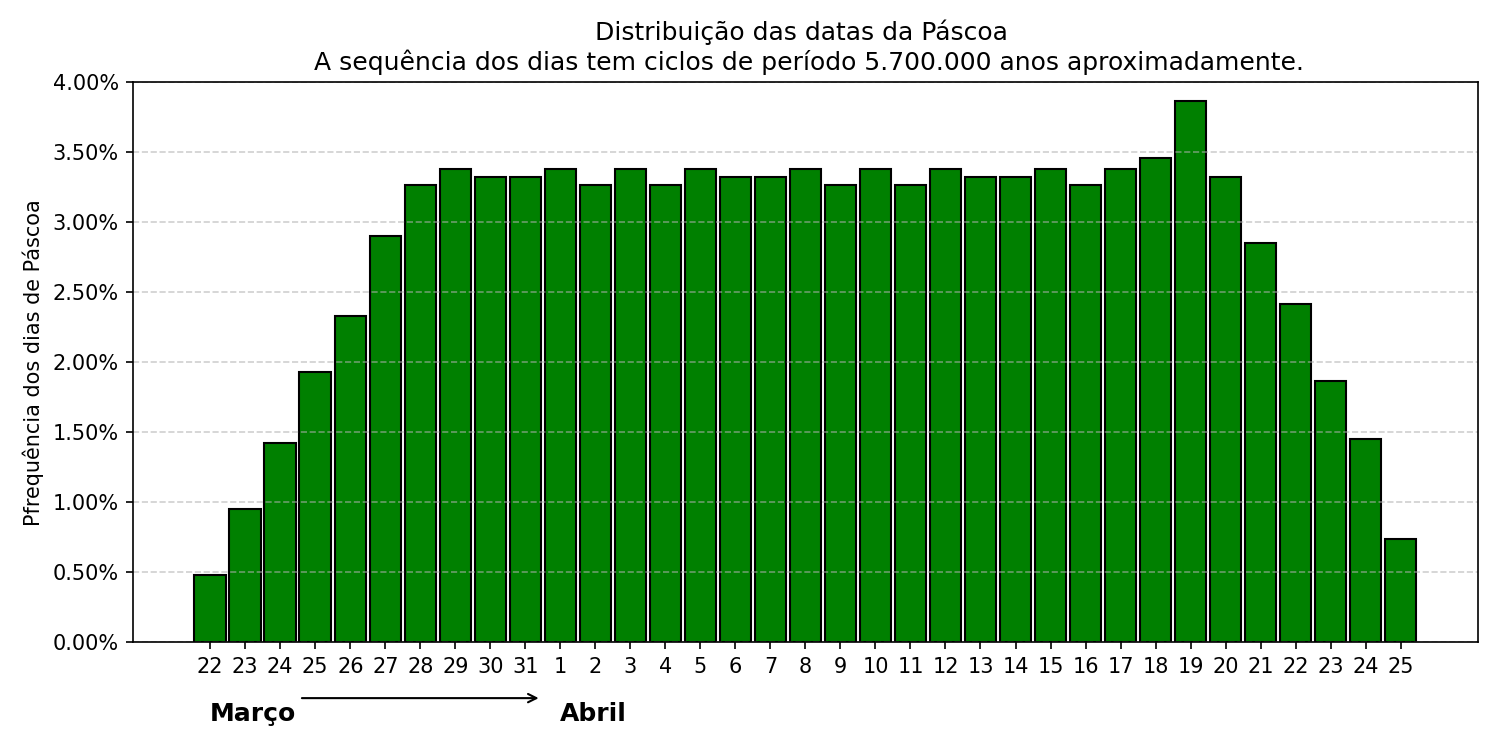

Recreate this plot in Python.
"""
Gera o histograma de frequências relativas da data da Páscoa,
reproduzindo o gráfico "Distribution of the Date of Easter"
https://upload.wikimedia.org/wikipedia/commons/3/3b/Easter_Distribution.png

"""

import numpy as np
import matplotlib.pyplot as plt
from datetime import date, timedelta

# ------------------------------------------------------------------
# 1) Calcula (mes, dia) da Páscoa para um array de anos, de forma
#    vetorizada com numpy (equivalente ao algoritmo de pascoa.py).
# ------------------------------------------------------------------
def datas_pascoa_vetorizado(anos: np.ndarray):
    a = anos % 19
    b = anos // 100
    c = anos % 100
    d = b // 4
    e = b % 4
    f = (b + 8) // 25
    g = (b - f + 1) // 3
    h = (19 * a + b - d - g + 15) % 30
    i = c // 4
    k = c % 4
    L = (32 + 2 * e + 2 * i - h - k) % 7
    m = (a + 11 * h + 22 * L) // 451

    mes = (h + L - 7 * m + 114) // 31
    dia = ((h + L - 7 * m + 114) % 31) + 1

    return mes, dia


# ------------------------------------------------------------------
# 2) Percorre um ciclo completo de 5.700.000 anos (período de
#    repetição do calendário gregoriano para a data da Páscoa).
# ------------------------------------------------------------------
CICLO = 5_700_000
ANO_INICIAL = 1583  # ano seguinte à adoção do calendário gregoriano

anos = np.arange(ANO_INICIAL, ANO_INICIAL + CICLO, dtype=np.int64)
meses, dias = datas_pascoa_vetorizado(anos)

# ------------------------------------------------------------------
# 3) Conta a frequência de cada data (a Páscoa só cai entre
#    22/mar e 25/abr) e converte para percentual.
# ------------------------------------------------------------------
datas_possiveis = []
d0 = date(2001, 3, 22)  # ano não-bissexto qualquer, só para gerar a sequência
for n in range(35):  # 22/mar até 25/abr = 35 datas possíveis
    d = d0 + timedelta(days=n)
    datas_possiveis.append((d.month, d.day))

contagem = {dm: 0 for dm in datas_possiveis}
for mm, dd in zip(meses, dias):
    contagem[(int(mm), int(dd))] += 1

total = CICLO
percentuais = [100 * contagem[dm] / total for dm in datas_possiveis]

# ------------------------------------------------------------------
# 4) Plota o histograma, no mesmo estilo da imagem de referência.
# ------------------------------------------------------------------
rotulos = []
for mm, dd in datas_possiveis:
    rotulos.append(str(dd))

fig, ax = plt.subplots(figsize=(10, 5))
bars = ax.bar(range(35), percentuais, color="green", edgecolor="black", width=0.9)

ax.set_xticks(range(35))
ax.set_xticklabels(rotulos)
ax.set_ylabel("Pfrequência dos dias de Páscoa")
ax.set_title("Distribuição das datas da Páscoa \n A sequência dos dias tem ciclos de período 5.700.000 anos aproximadamente.")
ax.set_ylim(0, 4.0)
ax.yaxis.set_major_formatter(lambda y, _: f"{y:.2f}%")
ax.grid(axis="y", linestyle="--", alpha=0.6)

# Anotações "March" e "April" abaixo do eixo x, como na imagem original
idx_abril = [n for n, (mm, dd) in enumerate(datas_possiveis) if mm == 4][0]
ax.annotate("Março", xy=(0, -0.14), xycoords=("data", "axes fraction"),
            ha="left", fontsize=12, fontweight="bold")
ax.annotate("Abril", xy=(idx_abril, -0.14), xycoords=("data", "axes fraction"),
            ha="left", fontsize=12, fontweight="bold")
ax.annotate("", xy=(idx_abril - 0.5, -0.10), xytext=(2.5, -0.10),
            xycoords=("data", "axes fraction"),
            arrowprops=dict(arrowstyle="->"))

plt.tight_layout()
# plt.savefig("histograma_pascoa.png", dpi=150)

plt.show()

# Mostra alguns valores para conferência
for dm, p in zip(datas_possiveis[:5], percentuais[:5]):
    print(dm, f"{p:.2f}%")
